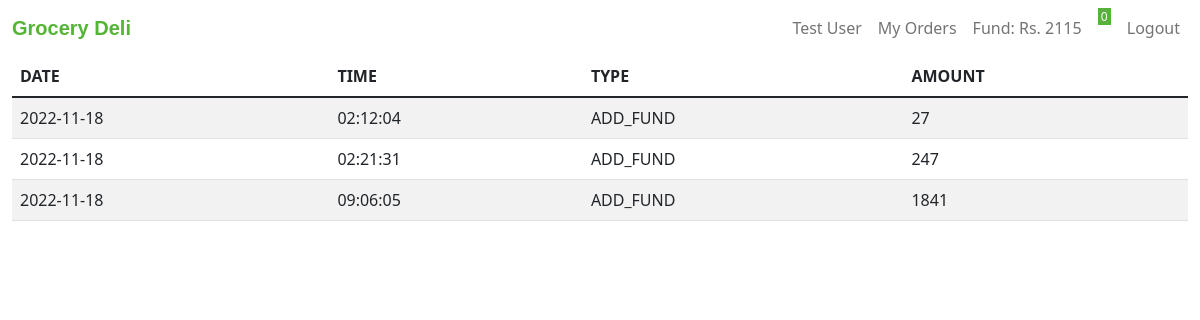
Before: /transactions (signed in) with the older database file.
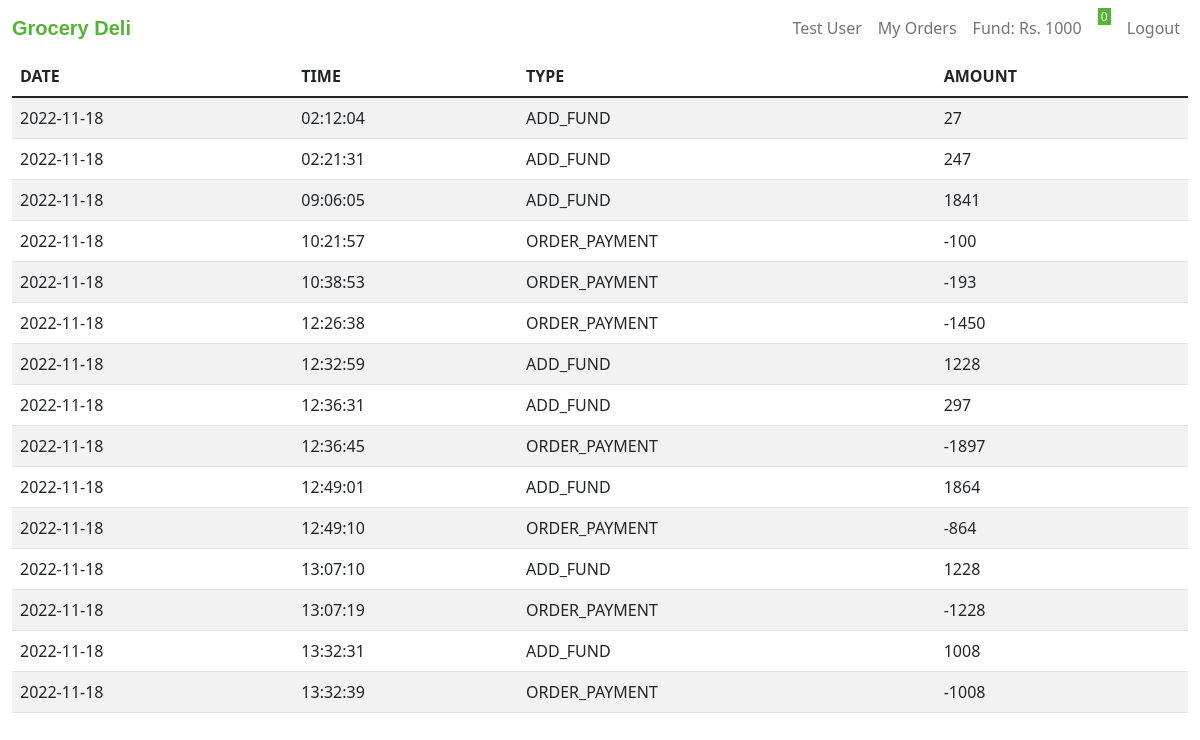
After: the same page with the newer database file.
### tables this page shows
CREATE TABLE users (user_id INTEGER PRIMARY KEY AUTOINCREMENT NOT NULL, name TEXT NOT NULL, email TEXT NOT NULL, phone INTEGER NOT NULL, hash TEXT NOT NULL, cash NUMERIC DEFAULT 0.00);

CREATE TABLE transactions(tran_id INTEGER PRIMARY KEY AUTOINCREMENT NOT NULL, user_id INTEGER NOT NULL, tran_type TEXT NOT NULL, amount NUMERIC NOT NULL, datetime TEXT NOT NULL, tran_status TEXT DEFAULT success);

### app.py (the view)
@app.route("/transactions")
@login_required
def transactions():
    user_id = session["user_id"]
    user_data = db.execute("SELECT * FROM users WHERE user_id = ?;", user_id)
    transactions = db.execute("SELECT * FROM transactions WHERE user_id = ?", user_id)
    for i in transactions:
        i["date"] = datetime.datetime.strptime(i["datetime"], '%Y-%m-%d %H:%M:%S').date()
        i["time"] = datetime.datetime.strptime(i["datetime"], '%Y-%m-%d %H:%M:%S').time()
    return render_template("transactions.html", transactions=transactions, user_data=user_data)

### app.py (called while the page is built)
@app.after_request
def after_request(response):
    response.headers["Cache-Control"] = "no-cache, no-store, must-revalidate"
    response.headers["Expires"] = 0
    response.headers["Pragma"] = "no-cache"
    return response

def login_required(f):
    @wraps(f)
    def decorated_function(*args, **kwargs):
        if session.get("user_id") is None:
            return redirect("/login")
        return f(*args, **kwargs)
    return decorated_function

### templates/transactions.html (shortened to what this page needs)
{% extends "layout.html" %}
{% block user %}
    {{ user_data[0]["name"] }}
{% endblock %}
{% block fund %}
    Fund: Rs. {{ user_data[0]["cash"] }}
{% endblock %}
{% block main %}
<table class="table table-striped">
    <thead>
        <tr>
            <th>DATE</th>
            <th>TIME</th>
            <th>TYPE</th>
            <th>AMOUNT</th>
        </tr>
    </thead>
    <tbody>
        {% for i in transactions %}
        <tr>
            <td>{{ i["date"] }}</td>
            <td>{{ i["time"] }}</td>
            <td>{{ i["tran_type"] }}</td>
            <td>{{ i["amount"] }}</td>
        </tr>
        {% endfor %}
    </tbody>
</table>
{% endblock %}

### templates/layout.html (shortened to what this page needs)
<!DOCTYPE html>
<html lang="en">
<head>
    <link href="https://cdn.jsdelivr.net/npm/bootstrap@5.1.3/dist/css/bootstrap.min.css" rel="stylesheet">
    <link href="/static/style.css" rel="stylesheet">
    <link href="https://cdn.jsdelivr.net/npm/bootstrap@5.1.3/dist/css/bootstrap.min.css" rel="stylesheet">
</head>
<body>
    <nav class="navbar navbar-expand-lg navbar-light" style="background-color: #ffffff;">
        <div class="container-fluid">
            <a class="navbar-brand" href="/" style="font-family: Helvetica; color:#54B435"><strong>Grocery Deli&nbsp&nbsp</strong><iconify-icon icon="game-icons:fruit-bowl" style="color: #54b435;" width="30" height="30"></iconify-icon></a>
            <div class="collapse navbar-collapse" id="navbarSupportedContent">
                {% if session["user_id"] %}
                    <ul class="navbar-nav ms-auto mb-2 mb-lg-0">
                        <li class="nav-item">
                            <a class="nav-link" href="/account">{% block user %}{% endblock %}</a>
                        </li>
                        <li class="nav-item">
                            <a class="nav-link" href="/orders">My Orders</a>
                        </li>
                        <li class="nav-item">
                            <a class="nav-link" aria-current="page" href="/add_fund">{% block fund %}{% endblock %}</a>
                        </li>
                        <li class="nav-item">
                            <a class="nav-link py-0 gy-0" aria-current="page" href="/cart">
                                <span class="py-0 gy-0"style="vertical-align:top;text-decoration: none; font-size:.75rem; background-color: #54B435 ; color: #ffffff;">&nbsp{{cart|length}}&nbsp</span>
                            </a>
                        </li>
                        <li class="nav-item">
                            <a class="nav-link" href="/logout">Logout</a>
                        </li>
                    </ul>
                {% endif %}
            </div>
        </div>
    </nav>
    <main class="container-fluid">
        {% block main %}{% endblock %}
    </main>
</body>
</html>

Changed rows visible on the page:
changed users "Test User": cash "2115" → "1000"
added transactions: date "2022-11-18", time "10:21:57", tran_type "ORDER_PAYMENT", amount "-100"
added transactions: date "2022-11-18", time "10:38:53", tran_type "ORDER_PAYMENT", amount "-193"
added transactions: date "2022-11-18", time "12:26:38", tran_type "ORDER_PAYMENT", amount "-1450"
added transactions: date "2022-11-18", time "12:32:59", tran_type "ADD_FUND", amount "1228"
added transactions: date "2022-11-18", time "12:36:31", tran_type "ADD_FUND", amount "297"
added transactions: date "2022-11-18", time "12:36:45", tran_type "ORDER_PAYMENT", amount "-1897"
added transactions: date "2022-11-18", time "12:49:01", tran_type "ADD_FUND", amount "1864"
added transactions: date "2022-11-18", time "12:49:10", tran_type "ORDER_PAYMENT", amount "-864"
added transactions: date "2022-11-18", time "13:07:10", tran_type "ADD_FUND", amount "1228"
added transactions: date "2022-11-18", time "13:07:19", tran_type "ORDER_PAYMENT", amount "-1228"
added transactions: date "2022-11-18", time "13:32:31", tran_type "ADD_FUND", amount "1008"
added transactions: date "2022-11-18", time "13:32:39", tran_type "ORDER_PAYMENT", amount "-1008"
